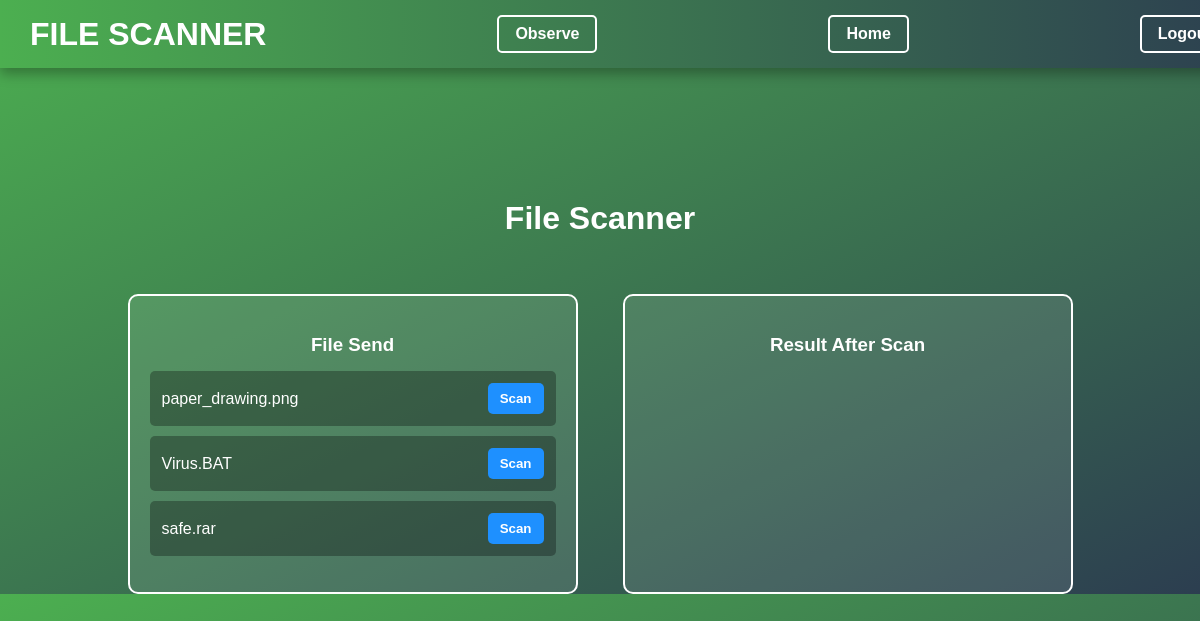
The page /shared_files.php on the database its author committed.
### tables this page shows
CREATE TABLE `shared_files` (
  `id` int(11) NOT NULL,
  `user_id` int(11) NOT NULL,
  `job_id` int(11) NOT NULL,
  `file_name` varchar(255) NOT NULL,
  `file_path` varchar(255) NOT NULL,
  `uploaded_at` timestamp NOT NULL DEFAULT current_timestamp(),
  `uploaded_by` int(11) DEFAULT NULL
);

### shared_files.php (the view, shortened to what this page needs)
<?php
require 'config.php';
$query = "SELECT * FROM shared_files";
$stmt = $pdo->prepare($query);
$stmt->execute();
$files = $stmt->fetchAll(PDO::FETCH_ASSOC);
?>
<!DOCTYPE html>
<html lang="en">
<head>
</head>
<body>
<div class="navbar">
    <div class="title">File Scanner</div>
    <a href="shared_files.php" class="logout">Observe</a>
    <a href="admin_dashboard.php" class="logout">Home</a>
    <a href="logout.php" class="logout">Logout</a>
</div>
<h2>File Scanner</h2>
<div class="container">
    <div class="box" id="file-send">
        <h3>File Send</h3>
        <?php foreach ($files as $file): ?>
            <div class="file-item" id="file-<?= $file['id']; ?>">
                <span><?= htmlspecialchars($file['file_name']); ?></span>
                <button class="btn btn-scan" onclick="scanFile(<?= $file['id']; ?>, '<?= htmlspecialchars($file['file_path']); ?>', '<?= htmlspecialchars($file['file_name']); ?>')">Scan</button>
            </div>
        <?php endforeach; ?>
    </div>
    <div class="box" id="scan-result">
        <h3>Result After Scan</h3>
    </div>
</div>
</body>
</html>

### shared_files.php (style rules this page uses)
body { font-family: 'Arial', sans-serif; background: linear-gradient(to bottom right, #4CAF50, #2c3e50); color: #fff; margin: 0; padding: 0; display: flex; flex-direction: column; align-items: center; padding-top: 80px; }
.navbar { background: linear-gradient(to right, #4CAF50, #2c3e50); box-shadow: 0 6px 12px rgba(0, 0, 0, 0.3); position: fixed; top: 0; left: 0; width: 100%; z-index: 1000; padding: 15px 30px; display: flex; justify-content: space-between; align-items: center; }
.navbar .title { color: #fff; font-size: 2rem; font-weight: bold; text-transform: uppercase; }
.navbar .logout { color: #fff; font-size: 1rem; font-weight: bold; padding: 8px 16px; border: 2px solid #fff; border-radius: 5px; text-decoration: none; transition: all 0.3s ease; }
h2 { font-size: 2rem; color: #fff; margin-top: 120px; }
.container { display: flex; gap: 30px; width: 80%; margin-top: 30px; justify-content: space-around; flex-wrap: wrap; }
.box { flex: 1; background: rgba(255, 255, 255, 0.1); padding: 20px; border-radius: 10px; border: 2px solid #fff; min-height: 300px; transition: 0.3s; max-width: 450px; box-sizing: border-box; }
h3 { text-align: center; margin-bottom: 15px; }
.file-item { background: rgba(0, 0, 0, 0.3); padding: 12px; border-radius: 5px; margin-bottom: 10px; display: flex; justify-content: space-between; align-items: center; transition: 0.3s; }
.btn { padding: 8px 12px; border: none; cursor: pointer; font-weight: bold; transition: 0.3s; border-radius: 5px; }
.btn-scan { background: dodgerblue; color: white; }

### rows shown on the page
shared_files: file_name "paper_drawing.png"
shared_files: file_name "Virus.BAT"
shared_files: file_name "safe.rar"
